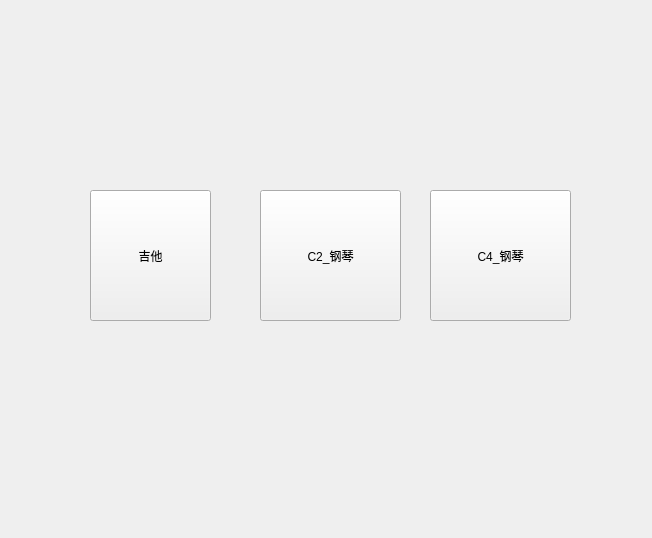
<?xml version="1.0" encoding="UTF-8"?>
<ui version="4.0">
 <class>widget</class>
 <widget class="QWidget" name="widget">
  <property name="geometry">
   <rect>
    <x>0</x>
    <y>0</y>
    <width>652</width>
    <height>538</height>
   </rect>
  </property>
  <property name="windowTitle">
   <string>Form</string>
  </property>
  <widget class="QPushButton" name="guitar">
   <property name="geometry">
    <rect>
     <x>90</x>
     <y>190</y>
     <width>121</width>
     <height>131</height>
    </rect>
   </property>
   <property name="text">
    <string>吉他</string>
   </property>
  </widget>
  <widget class="QPushButton" name="piano1">
   <property name="geometry">
    <rect>
     <x>260</x>
     <y>190</y>
     <width>141</width>
     <height>131</height>
    </rect>
   </property>
   <property name="text">
    <string>C2_钢琴</string>
   </property>
  </widget>
  <widget class="QPushButton" name="piano2">
   <property name="geometry">
    <rect>
     <x>430</x>
     <y>190</y>
     <width>141</width>
     <height>131</height>
    </rect>
   </property>
   <property name="text">
    <string>C4_钢琴</string>
   </property>
  </widget>
 </widget>
 <resources/>
 <connections/>
</ui>
